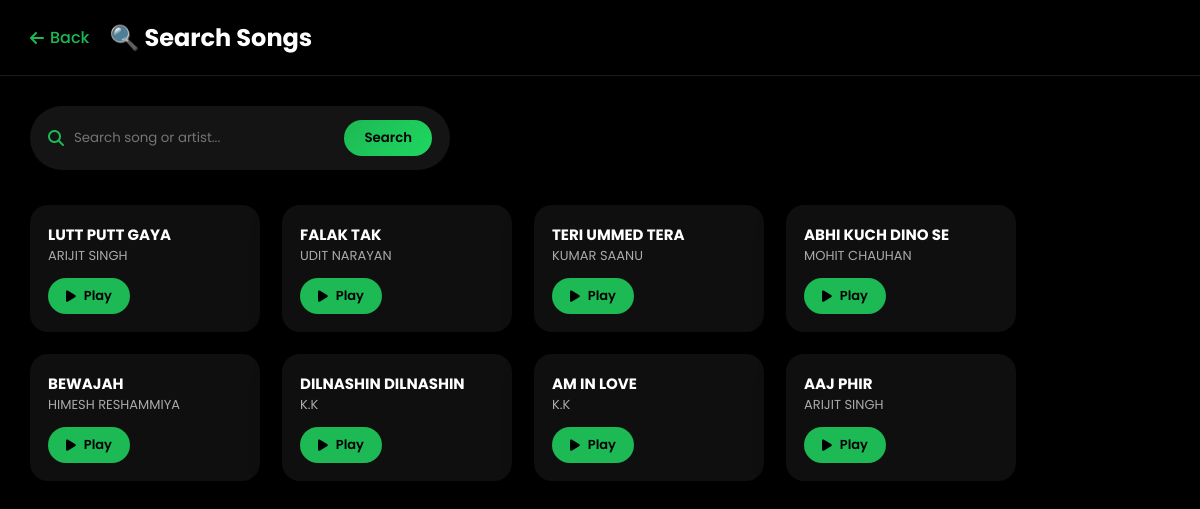
Screenshot of /search.php with the database file from the repository.
### tables this page shows
CREATE TABLE IF NOT EXISTS `songs` (
  `id` int(11) NOT NULL AUTO_INCREMENT,
  `title` varchar(100) DEFAULT NULL,
  `artist` varchar(100) DEFAULT NULL,
  `file` varchar(255) DEFAULT NULL,
  `song_image` varchar(255) DEFAULT 'default.jpg',
  `artist_image` varchar(255) DEFAULT 'artist.jpg',
  `play_count` int(11) DEFAULT '0',
  PRIMARY KEY (`id`)
);

### search.php (the view, shortened to what this page needs)
<?php
include("config/db.php");
$search = "";
if(isset($_GET['search'])){
    $search = mysqli_real_escape_string($conn,$_GET['search']);
    $songs = mysqli_query($conn,"
        SELECT * FROM songs
        WHERE title LIKE '%$search%'
        OR artist LIKE '%$search%'
    ");
} else {
    $songs = mysqli_query($conn,"SELECT * FROM songs ORDER BY id DESC");
}
?>
<!DOCTYPE html>
<html>
<head>
<link rel="stylesheet" href="https://cdnjs.cloudflare.com/ajax/libs/font-awesome/6.5.1/css/all.min.css"/>
<link href="https://unpkg.com/aos@2.3.1/dist/aos.css" rel="stylesheet">
<link rel="stylesheet" href="assets/css/search.css">
</head>
<body>
<div class="topbar">
    <a href="index.php" class="back-btn">
        <i class="fa fa-arrow-left"></i> Back
    </a>
    <h2>🔍 Search Songs</h2>
</div>
<div class="main">
<form method="GET" class="search-box">
    <i class="fa fa-search"></i>
    <input type="text" name="search" placeholder="Search song or artist..." value="<?= htmlspecialchars($search) ?>">
    <button type="submit">Search</button>
</form>
<div class="song-grid">
<?php while($row = mysqli_fetch_assoc($songs)){ ?>
    <div class="song-card" data-aos="zoom-in">
        <h3><?= $row['title'] ?></h3>
        <p><?= $row['artist'] ?></p>
        <a href="player.php?id=<?= $row['id'] ?>" class="play-btn">
            <i class="fa fa-play"></i> Play
        </a>
    </div>
<?php } ?>
</div>
</div>
</body>
</html>

### assets/css/search.css (style rules this page uses)
* { margin:0; padding:0; box-sizing:border-box; font-family:'Poppins',sans-serif; }
body { background:#000; color:#fff; }
.topbar { display:flex; align-items:center; gap:20px; padding:20px 30px; border-bottom:1px solid rgba(255,255,255,0.1); }
.back-btn { color:#1db954; text-decoration:none; font-weight:500; display:flex; align-items:center; gap:6px; transition:.3s; }
.main { padding:30px; }
.search-box { display:flex; align-items:center; gap:10px; background:rgba(255,255,255,0.08); padding:14px 18px; border-radius:40px; width:420px; backdrop-filter:blur(12px); }
.search-box input { flex:1; background:transparent; border:none; outline:none; color:#fff; }
.search-box button { background:linear-gradient(135deg,#1db954,#1ed760); border:none; padding:8px 20px; border-radius:30px; font-weight:600; cursor:pointer; }
.search-box i { color:#1db954; }
.song-grid { display:flex; flex-wrap:wrap; gap:22px; margin-top:35px; }
.song-card { width:230px; background:rgba(255,255,255,0.06); backdrop-filter:blur(15px); padding:18px; border-radius:18px; transition:.35s; box-shadow:0 10px 30px rgba(0,0,0,.4); }
.song-card h3 { font-size:15px; }
.song-card p { font-size:13px; color:#aaa; }
.play-btn { margin-top:12px; display:inline-flex; align-items:center; gap:8px; padding:8px 18px; background:#1db954; color:#000; border-radius:30px; text-decoration:none; font-size:13px; font-weight:600; transition:.3s; }

### rows the page displays
songs: title "LUTT PUTT GAYA", artist "ARIJIT SINGH"
songs: title "FALAK TAK", artist "UDIT NARAYAN"
songs: title "TERI UMMED TERA", artist "KUMAR SAANU"
songs: title "ABHI KUCH DINO SE", artist "MOHIT CHAUHAN"
songs: title "BEWAJAH", artist "HIMESH RESHAMMIYA"
songs: title "DILNASHIN DILNASHIN", artist "K.K"
songs: title "AM IN LOVE", artist "K.K"
songs: title "AAJ PHIR", artist "ARIJIT SINGH"
